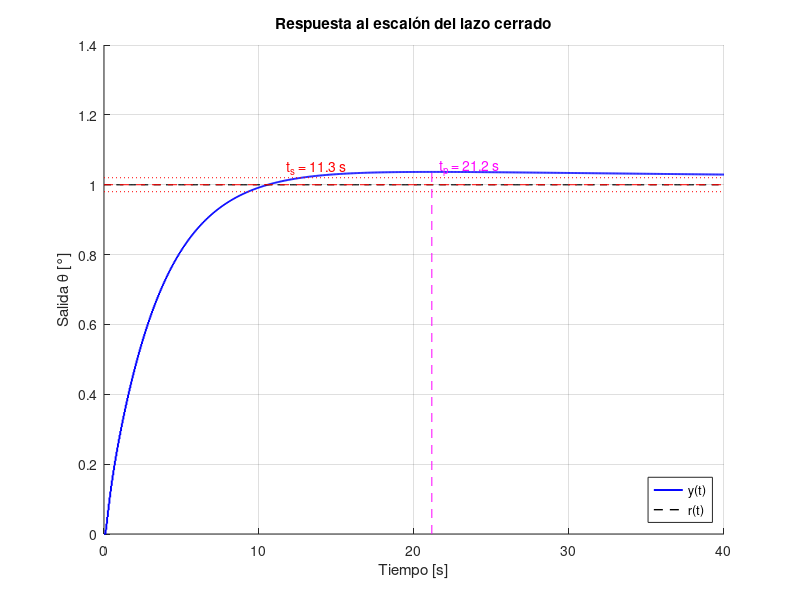
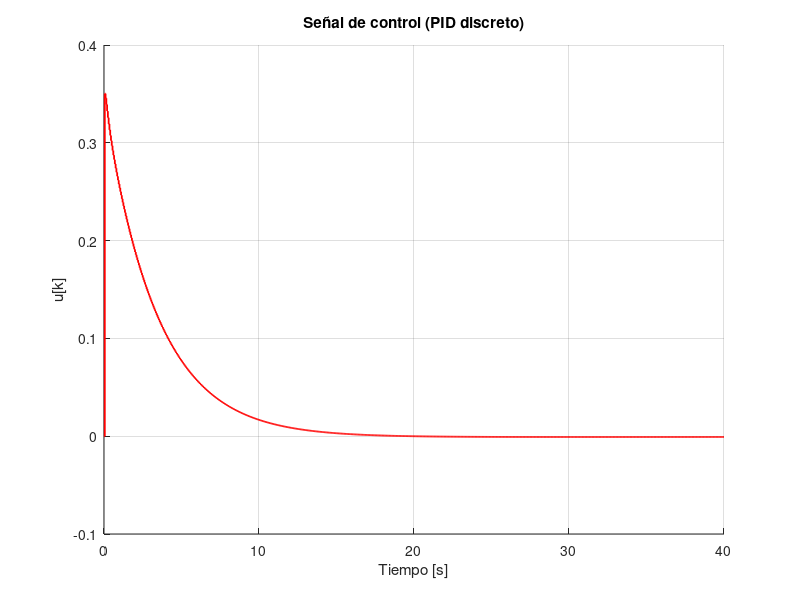

Write the MATLAB code that produced these figures, in order.

% sim_planta_pid_octave.m
%---------------------------------------------
% Planta NEMA-17 (½-step) + filtro EMA (α = 0.2)
% PI-D diseñado para:
%   • t_p ≥ 10 s  
%   • M_p < 2 %  
%   • t_s ≥ 10 s  
%---------------------------------------------
pkg load control   % sólo en Octave

%% Parámetros de la planta y simulación
Ts  = 0.05;             % periodo de muestreo [s]
Keq = 0.045;            % 0.9°/µ-step · Ts
Gz  = tf(Keq, [1 -1], Ts);       % integrador discreto
Hz  = tf(0.2, [1 -0.8], Ts);     % filtro EMA
Pz  = series(Hz, Gz);            % planta

%% Diseño del controlador
Kp    = 0.35;   Ki = 0.005;   Kd = 0.1;   alpha = 0.5;

% Termino P+I discreto
Cpi = Kp + Ki*Ts*tf([1 0], [1 -1], Ts);

% Termino D discreto con filtro 1er orden:
%   Dz(z) = (Kd*(1-α)/Ts) · (1 - z^-1)/(1 - α z^-1)
bD = Kd*(1 - alpha)/Ts * [1 -1];
aD = [1 -alpha];
Dz = tf(bD, aD, Ts);

% Controlador completo
Cz = Cpi + Dz;

%% Lazo cerrado
CL = feedback(Cz * Pz, 1);

%% Simulación escalón
Tf = 40;                       % tiempo total de simulación [s]
t  = 0:Ts:Tf;
r  = ones(size(t));           % escalón unitario de 1°

y = lsim(CL, r, t);

%% Simular señal de control u[k]

% Entrada: escalón unitario
r = ones(size(t));        % referencia
e = r - y;                % error

% Inicializar vectores
u  = zeros(size(t));
ei = 0;                   % integral acumulada
ed_ant = 0;               % derivada anterior

for k = 2:length(t)
  % Error
  e_k = e(k);
  
  % Integral (suma acumulada)
  ei += e_k * Ts;

  % Derivada (diferencia con filtro)
  ed  = (e(k) - e(k-1));
  edf = (1 - alpha)*ed + alpha*ed_ant;
  ed_ant = edf;

  % Control PID (discreto)
  u(k) = Kp * e_k + Ki * ei + Kd * edf;
end

%% Graficar señal de control
figure(2); clf; hold on; grid on;
stairs(t, u, 'r', 'LineWidth', 1.3);
xlabel('Tiempo [s]');
ylabel('u[k]');
title('Señal de control (PID discreto)');

[u_max, idx_max] = max(u)
t_max = t(idx_max)
fprintf("u_max = %.4f en t = %.2f s\n", u_max, t_max)



%% Cálculo manual de métricas
y_inf = y(end);                     % valor final (≈ ganancia DC)
% --- tiempo al pico y sobreimpulso ---
[ypk, idx_pk] = max(y);
tp = t(idx_pk);
Mp = (ypk - y_inf)/y_inf * 100;     % %

% --- tiempo de asentamiento (±2 %) ---
band = 0.02 * y_inf;
ts  = NaN;
for k = 1:length(t)
  if all( abs(y(k:end) - y_inf) <= band )
    ts = t(k);
    break;
  end
end

% --- rise‑time opcional (10‑90 %) ---
y10 = 0.10*y_inf;  y90 = 0.90*y_inf;
idx10 = find(y >= y10, 1);   idx90 = find(y >= y90, 1);
tr = t(idx90) - t(idx10);

%% Mostramos resultados
printf("Resultados:\n");
printf("  t_p  = %.2f s\n", tp);
printf("  M_p  = %.2f %%\n", Mp);
if !isnan(ts)
  printf("  t_s  = %.2f s (±2%%)\n", ts);
else
  printf("  t_s  > %.2f s  (no estabiliza en el intervalo)\n", Tf);
endif
printf("  t_r  = %.2f s (10‑90%%)\n", tr);
%% Gráfica de la respuesta
figure(1); clf; hold on; grid on
stairs(t, y,   'b',  'LineWidth', 1.4);
plot(   t, r,  'k--','LineWidth', 1);
y_inf = dcgain(CL);
band = 0.02*y_inf;
plot([0 Tf],[y_inf y_inf],    'r--');
plot([0 Tf],[y_inf+band y_inf+band], 'r:');
plot([0 Tf],[y_inf-band y_inf-band], 'r:');
plot([tp tp],[min(y) max(y)],  'm--');

text(tp+0.5, y_inf+0.05, sprintf("t_p = %.1f s", tp), 'Color','m');
text(ts+0.5, y_inf+0.05, sprintf("t_s = %.1f s", ts), 'Color','r');

xlabel('Tiempo [s]');
ylabel('Salida \theta [°]');
title('Respuesta al escalón del lazo cerrado');
legend({'y(t)','r(t)'}, 'Location','SouthEast');
